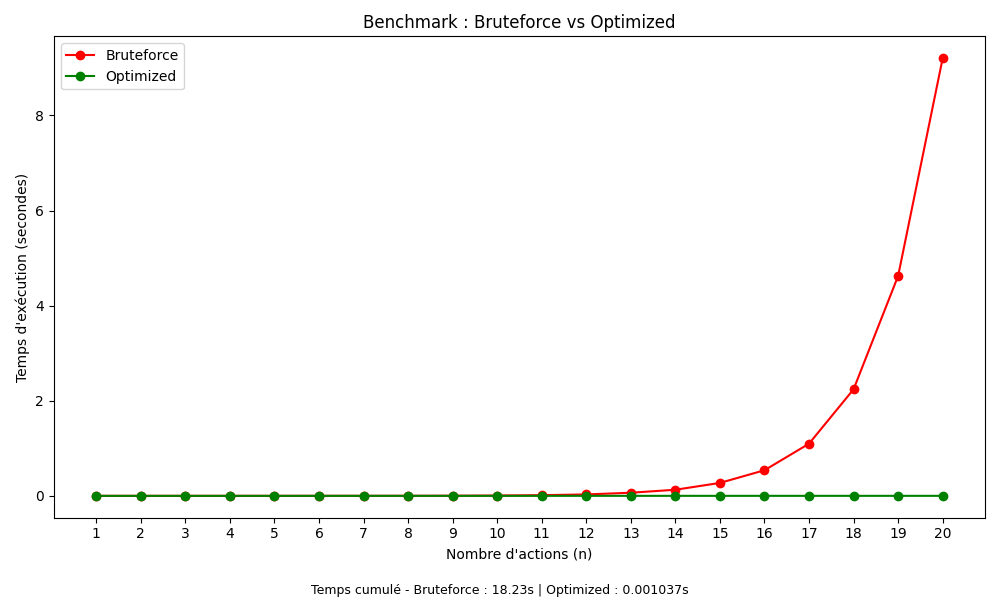

The Python source for this figure:
import csv
import sys
import time

import matplotlib.pyplot as plt

from bruteforce import bruteforce_algo
from optimized import optimized_algo

BUDGET: float = 500.0
MAX_ACTIONS: int = 21


def parse(filepath: str) -> list[dict[str, str | float]]:
    raw_rows: list[dict[str, str]] = []
    with open(filepath, newline="") as csvfile:
        reader = csv.DictReader(csvfile)
        for row in reader:
            raw_rows.append(row)

    actions: list[dict[str, str | float]] = []
    for row in raw_rows:
        try:
            profit = (
                float(row["profit"].strip("%")) / 100
                if row["profit"].strip().endswith("%")
                else float(row["profit"]) / 100
            )
            price = float(row["price"])
        except ValueError:
            continue
        if price > 0 and profit > 0:
            actions.append({"name": row["name"], "price": price, "profit": profit})
    return actions


def benchmark(actions: list[dict[str, str | float]]) -> None:
    times_bruteForce: list[float] = []
    times_optimized: list[float] = []
    cumul_bruteForce: float = 0.0
    cumul_optimized: float = 0.0
    sizes = list(range(1, min(len(actions), MAX_ACTIONS) + 1))

    for n in sizes:
        subset = actions[:n]

        start = time.time()
        bruteforce_algo(subset, BUDGET)
        cumul_bruteForce += time.time() - start
        times_bruteForce.append(cumul_bruteForce)

        start = time.time()
        optimized_algo(subset, BUDGET)
        cumul_optimized += time.time() - start
        times_optimized.append(cumul_optimized)

        print(
            f"n={n} | BruteForce cumulé: {cumul_bruteForce:.3f}s | Optimized cumulé: {cumul_optimized:.5f}s"
        )

    plt.figure(figsize=(10, 6))  # type: ignore
    plt.plot(sizes, times_bruteForce, "r-o", label="Bruteforce")  # type: ignore
    plt.plot(sizes, times_optimized, "g-o", label="Optimized")  # type: ignore
    plt.xticks(sizes)  # type: ignore
    plt.xlabel("Nombre d'actions (n)")  # type: ignore
    plt.ylabel("Temps d'exécution (secondes)")  # type: ignore
    plt.title("Benchmark : Bruteforce vs Optimized")  # type: ignore
    plt.legend()  # type: ignore
    total_bruteForce = sum(times_bruteForce)
    total_optimized = sum(times_optimized)
    plt.figtext(  # type: ignore
        0.5,
        0.01,
        f"Temps cumulé - Bruteforce : {total_bruteForce:.2f}s | Optimized : {total_optimized:.6f}s",
        ha="center",
        fontsize=9,
    )
    plt.tight_layout(rect=[0, 0.04, 1, 1])  # type: ignore
    plt.savefig("benchmark.png")  # type: ignore
    print("Graphique sauvegardé dans benchmark.png")


def main() -> None:
    if len(sys.argv) != 2:
        print("Usage: python benchmark.py <filepath>")
        sys.exit(1)
    filepath: str = sys.argv[1]

    actions = parse(filepath)
    benchmark(actions)


if __name__ == "__main__":
    main()
